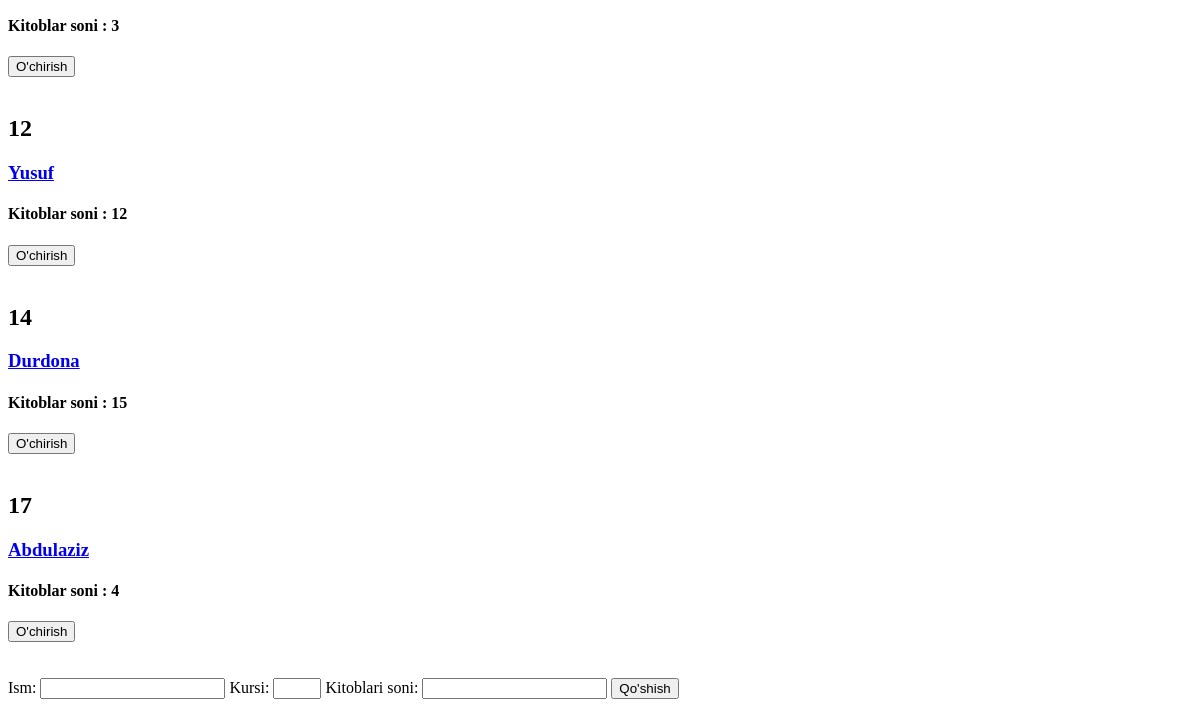
The app's page /talaba/ (lower part), older data.
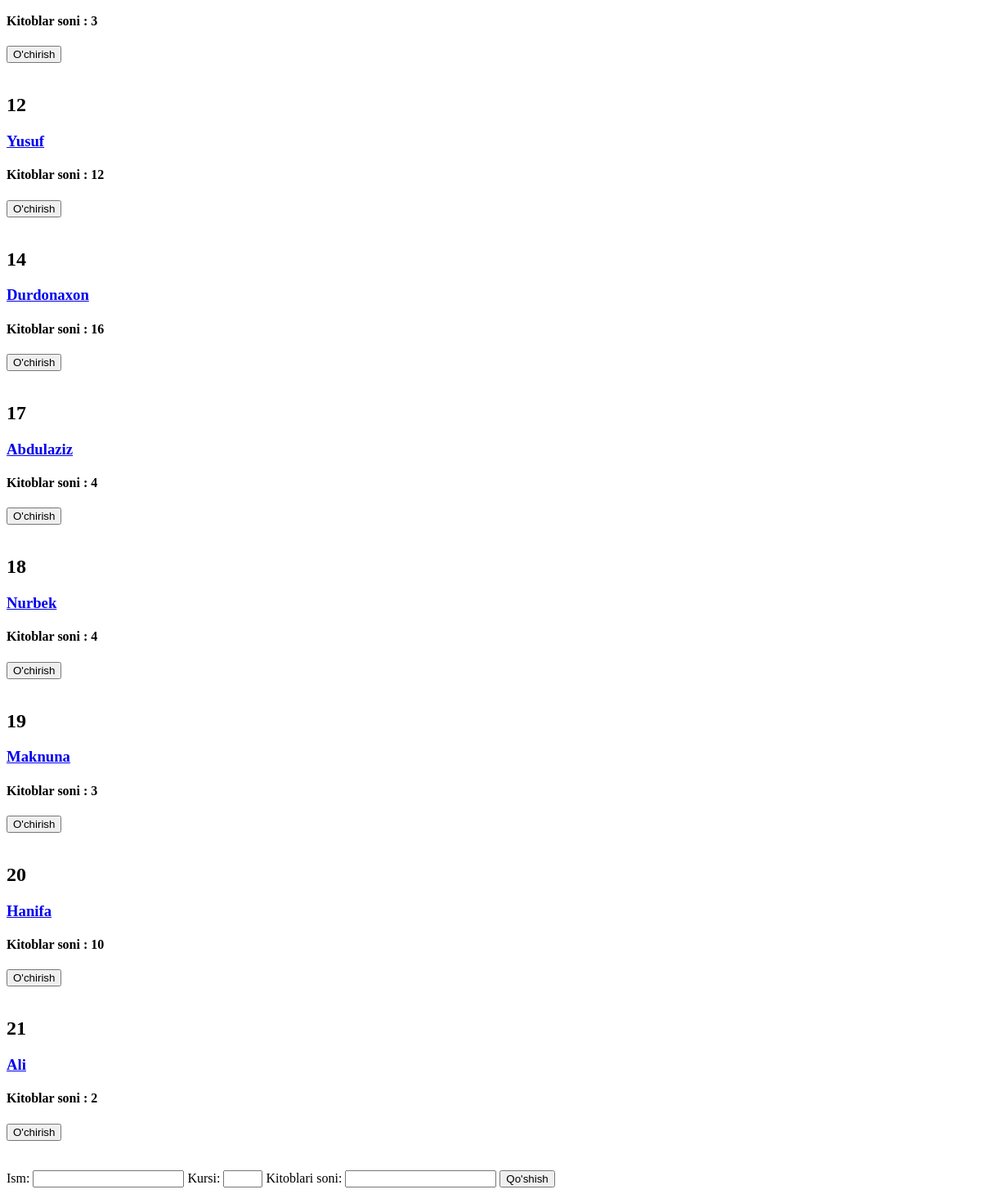
The same page, newer data.
### asosiy/models.py (models this page shows, shortened)
class Talaba(models.Model):
    ism = models.CharField(max_length=50)
    kitob_soni = models.SmallIntegerField(null=True)
    kurs = models.SmallIntegerField()
    user = models.OneToOneField(User, on_delete=models.CASCADE, null=True)

### asosiy/views.py (the view, shortened to what this page needs)
# urls.py: path('talaba/', talabalar),
def talabalar(sorov):
    soz = sorov.GET.get('qidiruv')
    if soz == "" or soz is None:
        content = {
            "student": Talaba.objects.all(),
            "forma": TalabaForm()
        }
    else:
        content = {
            "student": Talaba.objects.filter(ism__contains = soz),
            "talaba": TalabaForm()
        }
    return render(sorov , 'talabalar.html', content)

### asosiy/forms.py
class TalabaForm(forms.Form):
    def validate_ism(qiymat):
        if len(qiymat) < 3:
            raise Exception("Bunday ism  bo'lmaydi")
        return qiymat
    ism = forms.CharField(validators=[validate_ism])
    kursi = forms.IntegerField(min_value=1, max_value=4)
    k_s = forms.IntegerField(label = "Kitoblari soni")

### templates/talabalar.html (shortened to what this page needs)
<!DOCTYPE html>
<html lang="en">
<head>
</head>
<body>
    <br>
    <br>
    <br>
    <br>
    <br>
    <br>
    {% for i in student %}
    <br>
    <h2>{{i.id}}</h2>
    <h3> <a href="/talaba_edit/{{i.id}}/">{{i.ism}}</a ></h3>
    <h4> Kitoblar soni : {{i.kitob_soni}}</h4>
    <a href="/talaba_ochir/{{i.id}}"><button>O'chirish</button></a>
    <br>
    {% endfor %}
    <br>
    <br>
    <form method = "post">{% csrf_token %}
        {{forma}}
        <button type="submit"> Qo'shish </button>
    </form>
</body>
</html>

Row changes from the older to the newer data that the page shows:
changed Talaba id 14: ism "Durdona" → "Durdonaxon"; kitob_soni "15" → "16"
added Talaba: id "18", ism "Nurbek", kitob_soni "4"
added Talaba: id "19", ism "Maknuna", kitob_soni "3"
added Talaba: id "20", ism "Hanifa", kitob_soni "10"
added Talaba: id "21", ism "Ali", kitob_soni "2"
